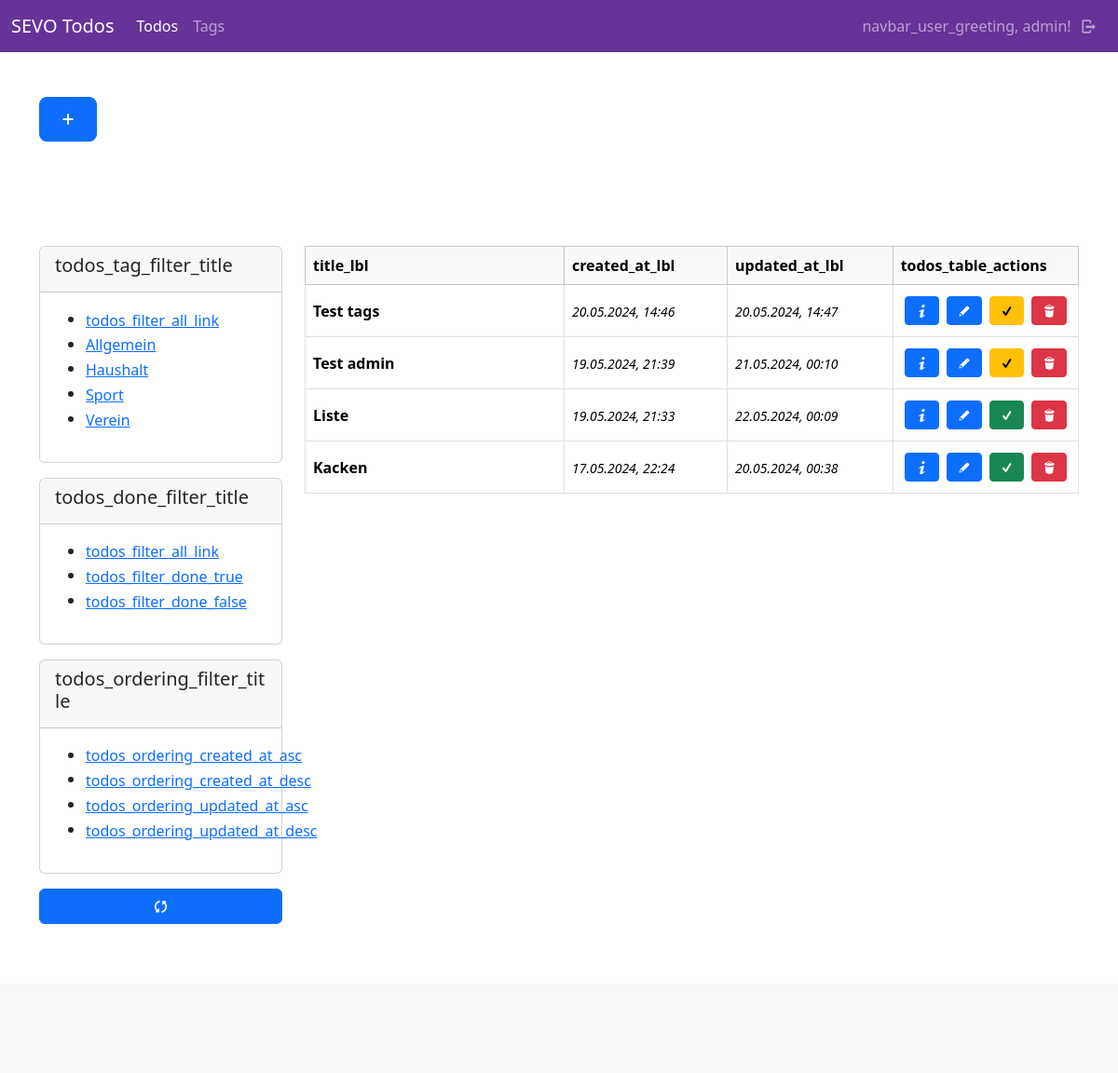
Page /todos/ (signed in) on the earlier database version.
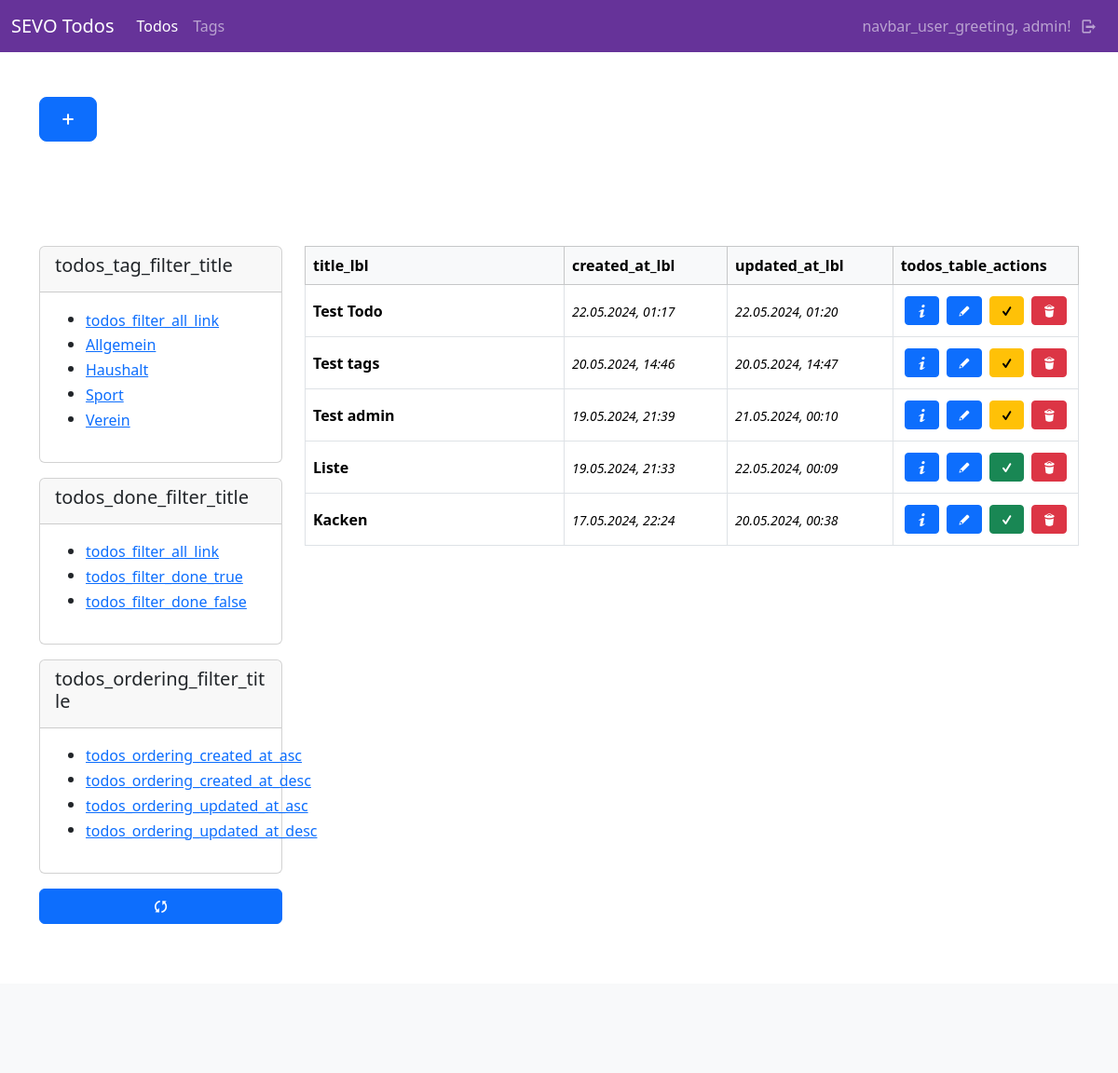
Same page on the later database version.
### todos/models.py (models this page shows, shortened)
class Todo(models.Model):
    user = models.ForeignKey(User, on_delete=models.CASCADE)
    title = models.CharField(max_length=255)
    content = tinymce_models.HTMLField()
    tags = models.ManyToManyField(Tag, blank=True)
    done = models.BooleanField(default=False)
    created_at = models.DateTimeField(auto_now_add=True)
    updated_at = models.DateTimeField(auto_now=True)
    class Meta:
        ordering = ["-created_at"]
        pass

class Tag(models.Model):
    user = models.ForeignKey(User, on_delete=models.CASCADE)
    name = models.CharField(max_length=100)
    class Meta:
        ordering = ["name"]

### todos/views/todo_views.py (the view, shortened to what this page needs)
# urls.py: path("", todo_views.index, name="todos-index"),
@login_required(login_url="sevo-auth-login")
def index(request):
    current_user = request.user
    url = reverse("todos-index")
    filter_tag = request.GET.get("tag")
    filter_done = request.GET.get("done")
    filter_order = request.GET.get("order")
    print(f"tag: {filter_tag}")
    print(f"done: {filter_done}")
    print(f"order: {filter_order}")
    order_str = "-created_at"
    todos = models.Todo.objects.filter(user=current_user).order_by(order_str)
    tags = models.Tag.objects.filter(user=current_user)
    if filter_tag != None and filter_tag != "all":
        try:
            todos = todos.filter(tags__id=int(filter_tag))
        except:
            return HttpResponseRedirect(url)
    done_todos = todos.filter(done=True)
    not_done_todos = todos.filter(done=False)
    return render(request, "todos/todo/index.html", {
        "title": _("todos_index_title"),
        "todos": todos,
        "done_todos": done_todos,
        "not_done_todos": not_done_todos,
        "tags": tags
    })

### todos/templates/todos/todo/index.html (shortened to what this page needs)
{% extends "base_sidebar.html" %}
{% load i18n %}
{% load static %}
{% block header %}
    <div class="container">
        <div class="row py-5">
            <div class="col-lg-12">
                <a class="btn btn-primary btn-lg mb-3" href="{% url "todos-new" %}"><i class="demo-icon icon-plus"></i></a>
            </div>
        </div>
    </div>
{% endblock %}
{% block main %}
    <div>
        {% if todos %}
            {% include "todos/todo/partials/_table_list.html" with todos=todos %}
        {% else %}
            <p>{% trans "todos_none_todos" %}</p>
        {% endif %}
    </div>
{%  endblock %}
{% block side %}
    <div id="filter-section">
        <div class="card mb-3">
            <div class="card-header">
                <h5>
                    {% trans "todos_tag_filter_title" %}
                </h5>
            </div>
            <div class="card-body">
                {% include "todos/todo/partials/_tag_filter.html" %}
            </div>
        </div>
        <div class="card mb-3">
            <div class="card-header">
                <h5>
                    {% trans "todos_done_filter_title" %}
                </h5>
            </div>
            <div class="card-body">
                {% include "todos/todo/partials/_done_filter.html" %}
            </div>
        </div>
        <div class="card mb-3">
            <div class="card-header">
                <h5>
                    {% trans "todos_ordering_filter_title" %}
                </h5>
            </div>
            <div class="card-body">
                {% include "todos/todo/partials/_ordering_filter.html" %}
            </div>
        </div>
        <div class="mb-3">
            <a class="btn btn-primary w-100" href="{% url "todos-index" %}"><i class="demo-icon icon-arrows-ccw"></i></a>
        </div>
    </div>
{% endblock %}

### todos/templates/todos/todo/partials/_table_list.html
{% load i18n %}
<div class="table-responsive">
    <table class="table table-bordered align-middle">
        <thead class="table-light">
        <tr>
            <th scope="col">{% trans "title_lbl" %}</th>
            <th scope="col">{% trans "created_at_lbl" %}</th>
            <th scope="col">{% trans "updated_at_lbl" %}</th>
            <th scope="col">{% trans "todos_table_actions" %}</th>
        </tr>
        </thead>
        <tbody>
            {% for todo in todos %}
                <tr>
                    <th scope="row" class="w-50">
                        {{ todo.title }}
                    </th>
                    <td class="w-25"><time><small><i>{{ todo.created_at|date:"d.m.Y, H:i" }}</i></small></time></td>
                    <td class="w-25"><time><small><i>{{ todo.updated_at|date:"d.m.Y, H:i" }}</i></small></time></td>
                    <td class="w-auto">
                        <div class="d-flex justify-content-center align-content-center">
                            <a class="btn btn-primary btn-sm d-block m-1" href="{% url "todos-detail" id=todo.id %}"><i class="demo-icon icon-info"></i></a>
                            <a class="btn btn-primary btn-sm d-block m-1" href="{% url "todos-update" id=todo.id %}"><i class="demo-icon icon-pencil"></i></a>
                            <a class="btn {% if todo.done %}btn-success{% else %}btn-warning{% endif %} btn-sm d-block m-1" href="{% url "todos-done" id=todo.id %}"><i class="demo-icon icon-check"></i></a>
                            <a class="btn btn-danger btn-sm d-block m-1" href="{% url "todos-delete" id=todo.id %}"><i class="demo-icon icon-trash"></i></a>
                        </div>
                    </td>
                </tr>
            {% endfor %}
        </tbody>
    </table>
</div>

### todos/templates/todos/todo/partials/_tag_filter.html
{% load i18n %}
<div>
    <ul>
        <li>
            <button class="btn btn-link p-0 text-start" type="button" data-filter-key="tag" data-filter-value="all">{% trans "todos_filter_all_link" %}</button>
        </li>
    {% for tag in tags %}
        <li>
            <button class="btn btn-link p-0 text-start" type="button" data-filter-key="tag" data-filter-value="{{ tag.id }}">{{ tag.name }}</button>
        </li>
    {% endfor %}
</div>

Differences in the rows shown:
added Todo: title "Test Todo", created_at "22.05.2024, 01:17", updated_at "22.05.2024, 01:20"
